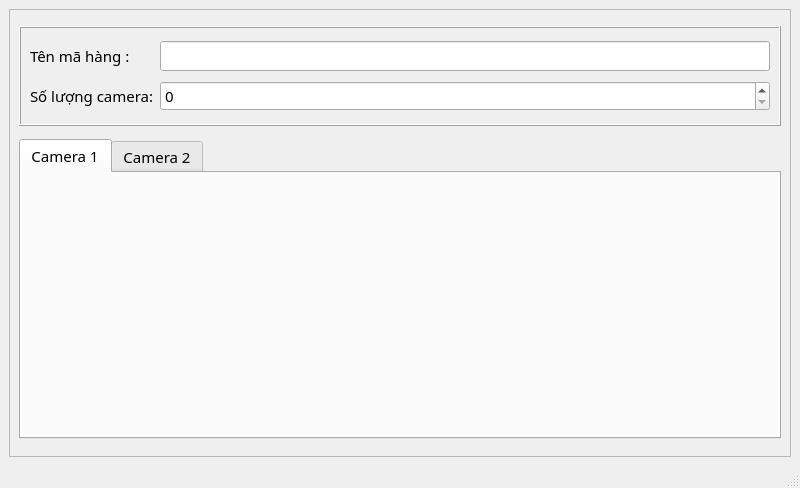
<?xml version="1.0" encoding="UTF-8"?>
<ui version="4.0">
 <class>MainWindow</class>
 <widget class="QMainWindow" name="MainWindow">
  <property name="geometry">
   <rect>
    <x>0</x>
    <y>0</y>
    <width>800</width>
    <height>488</height>
   </rect>
  </property>
  <property name="windowTitle">
   <string>MainWindow</string>
  </property>
  <widget class="QWidget" name="centralwidget">
   <layout class="QGridLayout" name="gridLayout">
    <item row="0" column="0">
     <widget class="QFrame" name="frame">
      <property name="frameShape">
       <enum>QFrame::StyledPanel</enum>
      </property>
      <property name="frameShadow">
       <enum>QFrame::Raised</enum>
      </property>
      <layout class="QGridLayout" name="gridLayout_4">
       <item row="0" column="0">
        <widget class="QFrame" name="frame_quanty_camera">
         <property name="maximumSize">
          <size>
           <width>16777215</width>
           <height>100</height>
          </size>
         </property>
         <property name="font">
          <font>
           <family>Malgun Gothic</family>
           <pointsize>11</pointsize>
           <weight>50</weight>
           <italic>false</italic>
           <bold>false</bold>
          </font>
         </property>
         <property name="frameShape">
          <enum>QFrame::Box</enum>
         </property>
         <property name="frameShadow">
          <enum>QFrame::Raised</enum>
         </property>
         <layout class="QGridLayout" name="gridLayout_2">
          <item row="0" column="0">
           <widget class="QLabel" name="label_name_itemcode">
            <property name="font">
             <font>
              <family>Malgun Gothic</family>
              <pointsize>11</pointsize>
              <weight>50</weight>
              <italic>false</italic>
              <bold>false</bold>
             </font>
            </property>
            <property name="text">
             <string>Tên mã hàng :</string>
            </property>
           </widget>
          </item>
          <item row="0" column="1">
           <widget class="QLineEdit" name="lineEdit_name_itemcod">
            <property name="maximumSize">
             <size>
              <width>16777215</width>
              <height>30</height>
             </size>
            </property>
            <property name="font">
             <font>
              <family>Malgun Gothic</family>
              <pointsize>11</pointsize>
              <weight>50</weight>
              <italic>false</italic>
              <bold>false</bold>
             </font>
            </property>
           </widget>
          </item>
          <item row="1" column="0">
           <widget class="QLabel" name="label_quanty_camera">
            <property name="font">
             <font>
              <family>Malgun Gothic</family>
              <pointsize>11</pointsize>
              <weight>50</weight>
              <italic>false</italic>
              <bold>false</bold>
             </font>
            </property>
            <property name="text">
             <string>Số lượng camera:</string>
            </property>
           </widget>
          </item>
          <item row="1" column="1">
           <widget class="QSpinBox" name="spinBox_quanty_cam">
            <property name="maximumSize">
             <size>
              <width>16777215</width>
              <height>30</height>
             </size>
            </property>
            <property name="font">
             <font>
              <family>Malgun Gothic</family>
              <pointsize>11</pointsize>
              <weight>50</weight>
              <italic>false</italic>
              <bold>false</bold>
             </font>
            </property>
           </widget>
          </item>
         </layout>
        </widget>
       </item>
       <item row="1" column="0">
        <widget class="QTabWidget" name="tab_camera">
         <property name="maximumSize">
          <size>
           <width>16777215</width>
           <height>300</height>
          </size>
         </property>
         <property name="font">
          <font>
           <family>Malgun Gothic</family>
           <pointsize>11</pointsize>
           <weight>50</weight>
           <italic>false</italic>
           <bold>false</bold>
          </font>
         </property>
         <property name="currentIndex">
          <number>0</number>
         </property>
         <widget class="QWidget" name="tab_cam_1">
          <attribute name="title">
           <string>Camera 1</string>
          </attribute>
          <layout class="QVBoxLayout" name="verticalLayout_3"/>
         </widget>
         <widget class="QWidget" name="tab_cam_2">
          <attribute name="title">
           <string>Camera 2</string>
          </attribute>
         </widget>
        </widget>
       </item>
      </layout>
     </widget>
    </item>
   </layout>
  </widget>
  <widget class="QMenuBar" name="menubar">
   <property name="geometry">
    <rect>
     <x>0</x>
     <y>0</y>
     <width>800</width>
     <height>21</height>
    </rect>
   </property>
  </widget>
  <widget class="QStatusBar" name="statusbar"/>
 </widget>
 <resources/>
 <connections/>
</ui>
